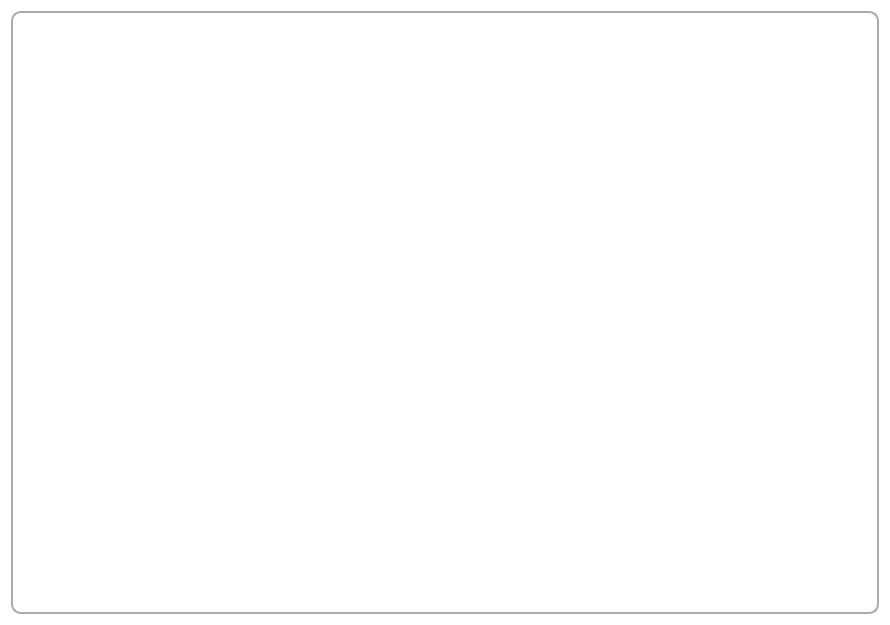
<?xml version="1.0" encoding="UTF-8"?>
<ui version="4.0">
 <class>Form</class>
 <widget class="QWidget" name="Form">
  <property name="geometry">
   <rect>
    <x>0</x>
    <y>0</y>
    <width>890</width>
    <height>625</height>
   </rect>
  </property>
  <property name="windowTitle">
   <string>Form</string>
  </property>
  <property name="styleSheet">
   <string notr="true">background-color: qlineargradient(spread:pad, x1:0, y1:0, x2:1, y2:1, stop:0 rgba(0, 0, 0, 0), stop:1 rgba(255, 255, 255, 0));</string>
  </property>
  <layout class="QGridLayout" name="gridLayout">
   <item row="0" column="0">
    <widget class="QWidget" name="widget" native="true">
     <property name="styleSheet">
      <string notr="true">background-color: rgb(255, 255, 255);
border-radius: 10px;
border: 2px solid rgb(170, 170, 170)</string>
     </property>
    </widget>
   </item>
  </layout>
 </widget>
 <resources/>
 <connections/>
</ui>
